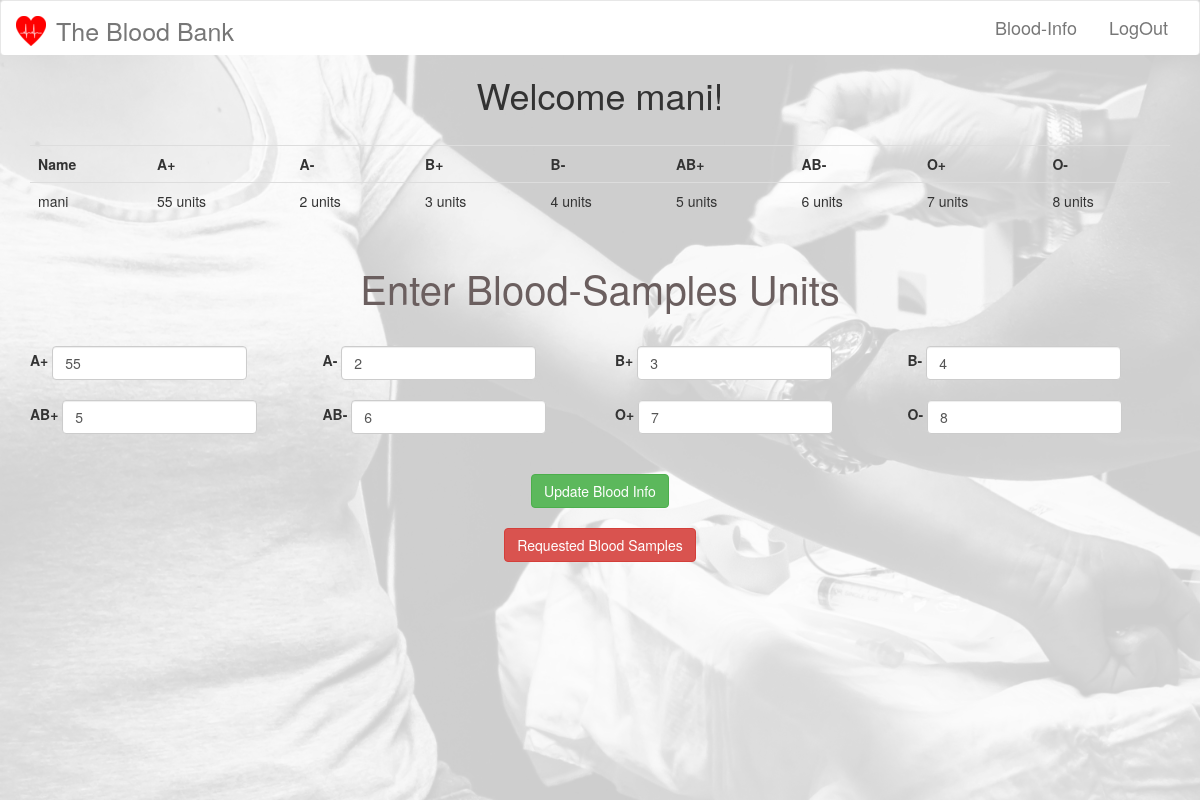
The page /addBloodInfo.php (signed in) on the database its author committed.
### tables this page shows
CREATE TABLE `hospitals` (
  `id` int(11) NOT NULL,
  `name` text NOT NULL,
  `address` text NOT NULL,
  `email` varchar(255) NOT NULL,
  `password` varchar(255) NOT NULL
);

CREATE TABLE `hospitalBloodData` (
  `id` int(11) NOT NULL,
  `AP` int(11) NOT NULL,
  `AN` int(11) NOT NULL,
  `BP` int(11) NOT NULL,
  `BN` int(11) NOT NULL,
  `ABP` int(11) NOT NULL,
  `ABN` int(11) NOT NULL,
  `OP` int(11) NOT NULL,
  `ONeg` int(11) NOT NULL
);

### includes/CRUD.php (called while the page is built, shortened)
<?php
    class database{
        protected function connect(){
            $this->host = "localhost";
            $this->dbUserName = "root";
            $this->dbPassword = "";
            $this->dbName = "bloodBank";
            try{
                $conn = new PDO("mysql:host=$this->host;dbname=$this->dbName", $this->dbUserName,
                $this->dbPassword);
            }catch(PDOException $e){
                die($e->getMessage());
            }
            return $conn;
        }
    }
    class query extends database{
        protected $conn;
        function __construct(){
            $this->conn = $this->connect();
        }
        public function prep_and_run($query){
            $query = $this->conn->prepare($query);
            try{
                $query->execute();
                $result = $query->fetchAll();
            }
            catch(PDOException $e){
                die($e->getMessage());
            }
            return $result;
        }
        public function getData($table, $field = "*", $conditions = array(), $order_by_field = "", $order_by_type = "DESC", $limit = ""){
            $query = "SELECT $field FROM $table";
            if($conditions != []){
                $query .= " WHERE ";
                $count = count($conditions);
                $i = 0;
                foreach($conditions as $k=>$v){
                    if($count-1 != $i){
                        $query .= "$k='$v' and ";
                    }
                    else{
                        $query .= "$k='$v' ";
                    }
                    $i++;
                }
            }
            $result = $this->prep_and_run($query);
            return $result;
        }
    }
?>

### addBloodInfo.php (the view, shortened to what this page needs)
<?php
    include_once("includes/header.php");
    $id = $_SESSION["id"];
    $query = new query();
    $result = $query->getData("hospitals","*", array("id"=>$id));
    $name = $result[0]["name"];
    $bloodInfo = $query->getData("hospitalBloodData","*", array("id"=>$id));
?>
    <h1 class="text-center">Welcome<?php echo " ".$name . "!" ?></h1><br>
    <div class="container ">
        <table class="table table-hover">
            <tr><th>Name</th><th>A+</th><th>A-</th><th>B+</th><th>B-</th><th>AB+</th><th>AB-</th><th>O+</th><th>O-</th></tr>
            <?php
                if($bloodInfo){
                    $bloodInfo = $bloodInfo[0];
                    echo "<tr><td>" . $name . "</td><td>" . $bloodInfo["AP"] ." units". "</td><td>" . $bloodInfo["AN"] ." units". "</td><td>" . $bloodInfo["BP"] ." units". "</td><td>" . $bloodInfo["BN"] ." units". "</td><td>" . $bloodInfo["ABP"] ." units". "</td><td>" . $bloodInfo["ABN"] ." units". "</td><td>" . $bloodInfo["OP"] ." units". "</td><td>" . $bloodInfo["ONeg"] ." units". "</td><tr>";
                }
                else{
                    echo "<div class = 'alert alert-success'>No Data To Show</div>";
                }
            ?>
        </table><br>
        <form action = '<?php echo htmlspecialchars($_SERVER["PHP_SELF"])?>' method="post" class=" form-inline">
            <p class="text-center" id="heading">Enter Blood-Samples Units</p><br>
            <div class="row">
                <div class="col-sm-3 col-xs-3 col-lg-3 col-md-3">
                    <label>A+</label>
                    <input type="number" class="form-control " placeholder="A+ units" name="AP" min="0" value= <?php if($bloodInfo){ echo $bloodInfo["AP"];} ?> required>
                </div>
                <div class="col-sm-3 col-xs-3 col-lg-3 col-md-3">
                    <label>A-</label>
                    <input type="number" class="form-control" placeholder="A- units" name="AN" min="0" value= <?php if($bloodInfo){ echo $bloodInfo["AN"];} ?> required>
                </div>
                <div class="col-sm-3 col-xs-3 col-lg-3 col-md-3">
                    <label>B+</label>
                    <input type="number" class="form-control " placeholder="B+ units" name="BP" min="0" value= <?php if($bloodInfo){ echo $bloodInfo["BP"];} ?> required>
                </div>
                <div class="col-sm-3 col-xs-3 col-lg-3 col-md-3">
                    <label>B-</label>
                    <input type="number" class="form-control" placeholder="B- units" name="BN" min="0" value= <?php if($bloodInfo){ echo $bloodInfo["BN"];} ?> required>
                </div>
            </div><br>
            <div class="row">
                <div class="col-sm-3 col-xs-3 col-lg-3 col-md-3">
                    <label>AB+</label>
                    <input type="number" class="form-control " placeholder="AB+ units" name="ABP" min="0" value= <?php if($bloodInfo){ echo $bloodInfo["ABP"];} ?> required>
                </div>
                <div class="col-sm-3 col-xs-3 col-lg-3 col-md-3">
                    <label>AB-</label>
                    <input type="number" class="form-control" placeholder="AB- units" name="ABN" min="0" value= <?php if($bloodInfo){ echo $bloodInfo["ABN"];} ?> required>
                </div>
                <div class="col-sm-3 col-xs-3 col-lg-3 col-md-3">
                    <label>O+</label>
                    <input type="number" class="form-control " placeholder="O+ units" name="OP" min="0" value= <?php if($bloodInfo){ echo $bloodInfo["OP"];} ?> required>
                </div>
                <div class="col-sm-3 col-xs-3 col-lg-3 col-md-3">
                    <label>O-</label>
                    <input type="number" class="form-control" placeholder="O- units" name="ONeg" min="0" value= <?php if($bloodInfo){ echo $bloodInfo["ONeg"];} ?> required>
                </div>
            </div><br><br>
            <input type="submit" value="Update Blood Info" class="center-block btn btn-success" name="submit"><br>
            <a href="requestedBlood.php" type="submit" style="width: fit-content;" class="center-block btn btn-danger" id="requested">Requested Blood Samples</a>
        </form>
    </div>
<?php
    include_once("includes/footer.php");
?>

### styleSheets/styleSheet.css (style rules this page uses)
body { position: relative; }
#heading { font-size: 40px; color: rgb(107, 95, 95); }

### rows shown on the page
hospitals: name "mani"
hospitalblooddata: AP "55", AN "2", BP "3", BN "4", ABP "5", ABN "6", OP "7", ONeg "8"
